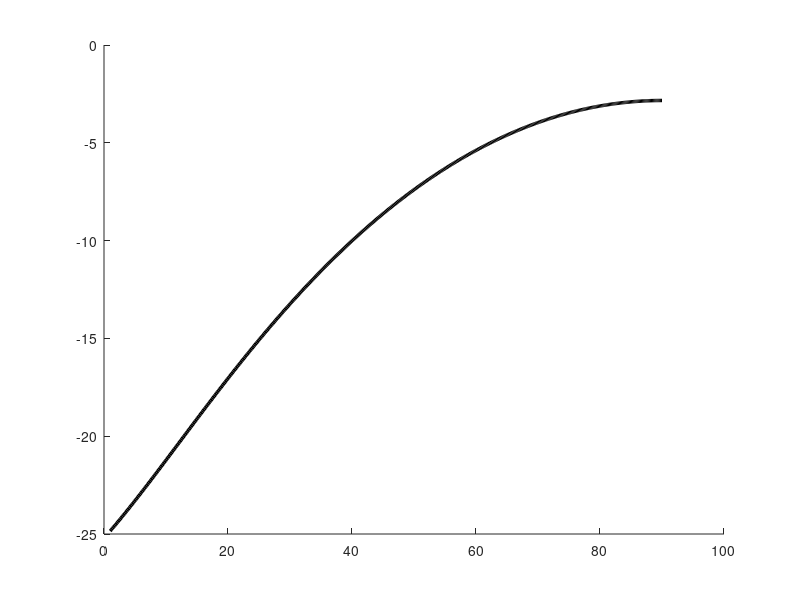

Here is the MATLAB script that generated this plot: (Note: this script raises an error after producing the figure.)
Pt_mW    = 20;
Gt       = 1.0;
Gr0      = 6.0;
NR       = 9;
NF       = 4.0;
T0       = 290;
BW       = 100e3;
fc       = 920e6;
h        = 540e3;
Re       = 6.371e6;
GM       = 3.986e14;
c_light  = 3e8;
k_dB     = -228.6;
fontSize = 60;
HPBW     = 80;
L_margin = 6.0;

Pt_dBW = 10*log10(Pt_mW/1000);
EIRP   = Pt_dBW + Gt;

El   = linspace(1, 90, 500);
El_r = El * pi/180;

d_m    = sqrt((Re+h)^2 - (Re*cos(El_r)).^2) - Re*sin(El_r);
lambda = c_light/fc;
FSPL   = 20*log10(4*pi*d_m/lambda);

gamma_sat = asin(Re * cos(El_r) / (Re+h));
L_scan    = 12 * (gamma_sat*180/pi / HPBW).^2;

Gr_array = Gr0 + 10*log10(NR);
Gr_eff   = Gr_array - L_scan;

T_sys = T0 * 10^(NF/10);
GT    = Gr_eff - 10*log10(T_sys);

CNo = EIRP - FSPL + GT - k_dB - L_margin;
SNR = CNo - 10*log10(BW);

SF_list = [7 10 12];
SNR_req = [-7.5 -15 -20];

figure;
colors = lines(length(SF_list));
hold on;

plot(El, SNR, 'k-', 'LineWidth', 2.5, 'DisplayName', 'Received SNR');

for i = 1:length(SF_list)
    yline(SNR_req(i), '--', sprintf('SF=%d', SF_list(i)), ...
        'LineWidth', 1.8, 'Color', colors(i,:), ...
        'FontSize', fontSize-10, 'LabelHorizontalAlignment', 'left', ...
        'HandleVisibility', 'off');
end

grid on;
xlabel('Elevation angle [deg]', 'FontSize', fontSize);
ylabel('SNR [dB]', 'FontSize', fontSize);
title('SNR vs Elevation Angle', 'FontSize', fontSize);
legend('Location', 'southeast', 'FontSize', fontSize-2);
hold off;
